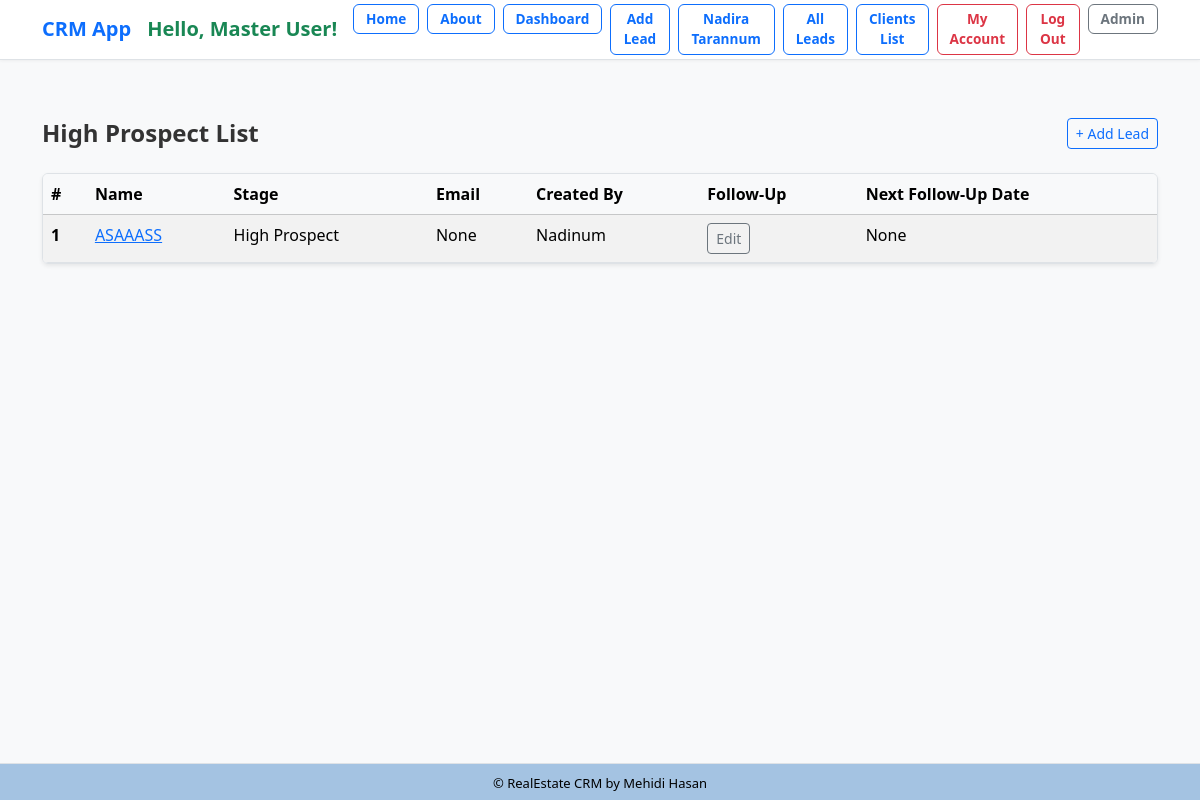
The app's page /leads/high-priority/ (signed in) with its own data.
### lead/models.py (models this page shows, shortened)
class Lead(models.Model):
    LEAD_STAGE_CHOICES = (
        ('lead', 'Lead'),
        ('prospect', 'Prospect'),
        ('high_prospect', 'High Prospect'),
        ('sold_onboard', 'Sold/On-board'),
        ('hold', 'Hold'),
        ('lost', 'Lost'),
        ('junk', 'Junk'),
    )
    PROFESSION_CHOICES = (
        ('doctor', 'Doctor'),
        ('artist', 'Artist'),
        ('engineer', 'Engineer'),
        ('teacher', 'Teacher'),
        ('student', 'Student'),
        ('other', 'Other'),
    )
    PROJECT_CHOICES = (
        ('grand', 'Grand'),
        ('majestic', 'Majestic'),
        ('skyvilla', 'Skyvilla'),
        ('maxus', 'Maxus'),
        ('other', 'Other'),
    )
    PROPERTY_STATUS_CHOICES = (
        ('ready', 'Ready'),
        ('initial', 'Initial'),
        ('going', 'Going'),
    )
    PREFERRED_LOCATION_CHOICES = (
        ('banani', 'Banani'),
        ('gulshan', 'Gulshan'),
        ('badda', 'Badda'),
        ('dhanmondi', 'Dhanmondi'),
        ('other', 'Other'),
    )
    COMPANY_CHOICES = (
        ('rupayanhousing', 'Rupayan Housing'),
        ('rupayancityuttara', 'Rupayan City Uttara'),
        ('other', 'Other'),
    )
    INTERESTED_PROJECT_BUILDING_CHOICES = (
        ('grand-building-12', 'Grand Building 12'),
        ('majestic-building-5', 'Majestic Building 5'),
        ('skyvilla-building-3', 'Skyvilla Building 3'),
        ('maxus-building-8', 'Maxus Building 8'),
        ('other', 'Other'),
    )
    UNIT_SIZE_CHOICES = (
        ('2000-2500', '2000-2500 sqft'),
        ('200-300', '200-300 sqft'),
        ('300-400', '300-400 sqft'),
        ('2500-3000', '2500-3000 sqft'),
        ('3000-3500', '3000-3500 sqft'),
        ('3500-4000', '3500-4000 sqft'),
        ('4000+', '4000+ sqft'),
        ('other', 'Other'),
    )
    PREFERENCE_FLOOR = (
        ('1st', '1st Floor'),
        ('2nd', '2nd Floor'),
        ('3rd', '3rd Floor'),
        ('4th', '4th Floor'),
        ('5th', '5th Floor'),
        ('6th', '6th Floor'),
        ('7th', '7th Floor'),
        ('8th', '8th Floor'),
        ('9th', '9th Floor'),
        ('10th', '10th Floor'),
        ('11th', '11th Floor'),
        ('12th', '12th Floor'),
        ('13th', '13th Floor'),
        ('14th', '14th Floor'),
        ('15th', '15th Floor'),
    )
    FACING_CHOICES = (
        ('east', 'East'),
        ('west', 'West'),
        ('north', 'North'),
        ('south', 'South'),
        ('north-east', 'North-East'),
        ('north-west', 'North-West'),
        ('south-east', 'South-East'),
        ('south-west', 'South-West'),
        ('other', 'Other'),
    )
    VIEW_CHOICES = (
        ('road', 'Road'),
        ('park', 'Park'),
        ('lake', 'Lake'),
        ('city', 'City'),
        ('other', 'Other'),
    )
    BUDGET_CHOICES = (
        ('less-than-50-lakh', 'Less than 50 Lakh'),
        ('less-than-1-crore', 'Less than 1 Crore'),
        ('1-crore-to-2-crore', '1 Crore to 2 Crore'),
        ('2-crore-to-3-crore', '2 Crore to 3 Crore'),
        ('3-crore-to-4-crore', '3 Crore to 4 Crore'),
        ('4-crore-to-5-crore', '4 Crore to 5 Crore'),
        ('more-than-5-crore', 'More than 5 Crore'),
        ('other', 'Other'),
    )
    LEAD_SOURCE_CHOICES = (
        ('sgl', 'SGL'),
        ('walkin', 'Walk-in'),
        ('other', 'Other'),
    )
    SUB_SOURCE_CHOICES = (
        ('ownsource', 'Own Source'),
        ('referral', 'Referral'),
        ('doorto-door', 'Door to Door'),
        ('social-media', 'Social Media'),
        ('online-advertisement', 'Online Advertisement'),
        ('other', 'Other'),
    )
    TEAM_LEADER_CHOICES = (
        ('iktadul', 'Iktadul'),
        ('salman', 'Salman'),
        ('other', 'Other'),
    )
    FOLLOWUP_STATUS_CHOICES = (
        ('call', 'Call'),
        ('email', 'Email'),
        ('int Meeting', 'Int Meeting'),
        ('Ext Meeting', 'Ext Meeting'),
        ('project visit', 'Project Visit'),
        ('sold', 'Sold'),
        ('onboard', 'On-board'),
        ('junk', 'Junk'),
    )
    name = models.CharField("Name", max_length=50)
    team = models.ForeignKey(Team, on_delete=models.CASCADE, null=True, blank=True)
    phone = models.CharField(
    "Phone",
        max_length=11,
        unique=True,
        validators=[
            RegexValidator(
                regex=r'^\d{11}$',
                message='Phone number must contain only numbers.',
                code='invalid_phone'
            )
        ]
    )
    present_address = models.CharField("Present Address", max_length=20, choices=PREFERRED_LOCATION_CHOICES, blank=True, null=True)
    primaryemail = models.EmailField("Primary Email", blank=True, null=True)
    secondaryemail = models.EmailField("Secondary Email", blank=True, null=True)
    profession = models.CharField("Profession", max_length=20, choices=PROFESSION_CHOICES, blank=True, null=True)
    resident = models.CharField("Resident", max_length=100, blank=True, null=True)
    notes = models.TextField("Notes", blank=True, null=True)
    projecttype = models.CharField("Project Type", max_length=20, choices=PROJECT_CHOICES, blank=True, null=True)
    projectstatus = models.CharField("Project Status", max_length=20, choices=PROPERTY_STATUS_CHOICES, default='ready', blank=True, null=True)
    preferred_location = models.CharField("Preferred Location", max_length=20, choices=PREFERRED_LOCATION_CHOICES, blank=True, null=True)
    company = models.CharField("Company", max_length=20, choices=COMPANY_CHOICES, default="rupayancityuttara", null=True)
    interested_project_building = models.CharField("Interested Project Building", max_length=30, choices=INTERESTED_PROJECT_BUILDING_CHOICES, blank=True, null=True)
    unit_size = models.CharField("Unit Size", max_length=20, choices=UNIT_SIZE_CHOICES, blank=True, null=True)
    preference_floor = models.CharField("Preference Floor", max_length=20, choices=PREFERENCE_FLOOR, blank=True, null=True)
    facing = models.CharField("Facing", max_length=20, choices=FACING_CHOICES, blank=True, null=True)
    view = models.CharField("View", max_length=20, choices=VIEW_CHOICES, blank=True, null=True)
    budget = models.CharField("Budget", max_length=20, choices=BUDGET_CHOICES, blank=True, null=True)
    leadsource = models.CharField("Lead Source", max_length=20, choices=LEAD_SOURCE_CHOICES, default='sgl', blank=True, null=True)
    subsource = models.CharField("Sub Source", max_length=20, choices=SUB_SOURCE_CHOICES, default='ownsource',blank=True, null=True)
    teamleader = models.CharField("Team Leader", max_length=20, choices=TEAM_LEADER_CHOICES, default='iktadul',blank=True, null=True)
    description = models.TextField("Description", blank=True, null=True)
    converted_to_client = models.BooleanField("Converted to Client", default=False)
    created_by = models.ForeignKey(User, related_name='leads', on_delete=models.CASCADE)
    created_at = models.DateTimeField("Created At", auto_now_add=True)
    modified_at = models.DateTimeField("Modified At", auto_now=True)
    followup_by = models.CharField("Follow Up By", max_length=50, choices=FOLLOWUP_STATUS_CHOICES, blank=True, null=True)
    lead_status = models.CharField("Lead Status", max_length=20, choices=LEAD_STAGE_CHOICES, default="lead", null=True)
    next_followup_by = models.CharField(max_length=20, choices=FOLLOWUP_STATUS_CHOICES, blank=True, null=True)
    next_followup_date = models.DateField("Next Follow Up Date", blank=True, null=True)
    modified_at = models.DateTimeField(auto_now=True)
    unique_id = models.CharField(max_length=255, unique=True, blank=True, null=True)

### dashboard/views.py (the view)
# urls.py: path('leads/high-priority/', views.high_priority_leads, name='high_priority_leads'),
@login_required
def high_priority_leads(request):
    if request.user.is_superuser:
        leads = Lead.objects.filter( lead_status='high_prospect')
    else:
        leads = Lead.objects.filter( created_by=request.user,  lead_status='high_prospect')  # use actual stored value here
    total_high_priority_leads = leads.count()
    return render(request, 'dashboard/high_priority_leads.html', {
        'leads': leads,
        'total_high_priority_leads': total_high_priority_leads,})

### dashboard/templates/dashboard/high_priority_leads.html (shortened to what this page needs)
{% extends 'crm/base.html' %}
{% block content %}
<div class="d-flex justify-content-between align-items-center mb-4">
    <h1 class="h4 fw-semibold mb-0">High Prospect List</h1>
    <a class="btn btn-outline-primary btn-sm" href="{% url 'lead:addlead' %}">+ Add Lead</a>
</div>
{% if leads %}
    <div class="table-responsive shadow-sm rounded border">
        <table class="table table-hover table-striped mb-0">
            <thead class="table-light">
                <tr>
                    <th scope="col">#</th>
                    <th scope="col">Name</th>
                    <th scope="col">Stage</th>
                    <th scope="col">Email</th>
                    <th scope="col">Created By</th>
                    <th scope="col">Follow-Up</th>
                    <th scope="col" > Next Follow-Up Date</th>
                </tr>
            </thead>
            <tbody>
                {% for lead in leads %}
                    <tr>
                        <th scope="row">{{ forloop.counter }}</th>
                        <td><a href="{% url 'lead:lead_change_history' lead.id %}">{{ lead.name }}</a></td>
                        <td>{{ lead.get_lead_status_display }}</td>
                        <td>{{ lead.primaryemail }}</td>
                        <td>{{ lead.created_by }}</td>
                        <td><a href="{% url 'edit_leads' lead.id %}?redirect_to=high_priority_leads" class="btn btn-sm btn-outline-secondary">Edit</a> </td>
                        <td>{{ lead.next_followup_date }}</td>
                    </tr>
                {% endfor %}
            </tbody>
        </table>
    </div>
{% else %}
    <div class="alert alert-light border text-center" role="alert">
        No leads found.
    </div>
{% endif %}
{% endblock %}

### crm/templates/crm/base.html (shortened to what this page needs)
{% load static %}
<!DOCTYPE html>
<html lang="en">
<head>
  <link href="https://cdn.jsdelivr.net/npm/bootstrap@5.3.3/dist/css/bootstrap.min.css" rel="stylesheet">
  <link rel="stylesheet" type="text/css" href="{% static 'css/styles.css' %}">
</head>
<body>
  <nav class="navbar navbar-expand-lg navbar-light bg-white border-bottom py-1 fixed-top" >
    <div class="container">
<a class="navbar-brand fw-bold text-primary d-flex align-items-center" href="{% url 'index' %}">
  <span class="me-3">CRM App</span>
  {% if request.user.is_authenticated %}
    {% if user.first_name or user.last_name %}
      <span class="text-success fw-bold">
        Hello, {{ user.first_name }} {{ user.last_name }}!
      </span>
    {% else %}
      <span class="text-success fw-bold">Hello!</span>
    {% endif %}
  {% endif %}
</a>
      <div class="collapse navbar-collapse justify-content-end" id="navbarContent">
        <ul class="navbar-nav gap-2">
          <li class="nav-item">
            <a class="btn btn-outline-primary fw-bold  btn-sm" href="{% url 'index' %}">Home</a>
          </li>
          <li class="nav-item">
            <a class="btn btn-outline-primary fw-bold btn-sm" href="{% url 'about' %}">About</a>
          </li>
          {% if request.user.is_authenticated %}
            <li class="nav-item">
              <a class="btn btn-outline-primary fw-bold btn-sm" href="{% url 'dashboard' %}">Dashboard</a>
            </li>
            <li class="nav-item">
              <a class="btn btn-outline-primary fw-bold btn-sm" href="{% url 'lead:addlead' %}">Add Lead</a>
            </li>
            {% if request.user.username == "CRM" or request.user.username == "Nadira" %}
              <li class="nav-item">
                <a class="btn btn-outline-primary fw-bold btn-sm" href="{% url 'nadira' %}">Nadira Tarannum</a>
              </li>
            {% endif %}
            <li class="nav-item">
              <a class="btn btn-outline-primary fw-bold btn-sm" href="{% url 'lead:leads_list' %}">All Leads</a>
            </li>
            <li class="nav-item">
              <a class="btn btn-outline-primary fw-bold btn-sm" href="{% url 'client_list' %}">Clients List</a>
            </li>
            <li class="nav-item">
              <a class="btn btn-outline-danger fw-bold btn-sm" href="{% url 'myaccount' %}">My Account</a>
            </li>
            <li>
              <a href="{% url 'logout' %}" class="btn btn-outline-danger fw-bold btn-sm">
            Log Out
          </a>
            </li>
            <li class="nav-item">
              <a class="btn btn-outline-secondary fw-bold btn-sm" href="{% url 'admin:index' %}">Admin</a>
            </li>
          {% endif %}
        </ul>
      </div>
    </div>
  </nav>
  <div class="container mt-5 position-relative overflow-hidden" style="min-height: 60vh; z-index: 0;">
    {% block content %}{% endblock %}
  </div>
<footer class="text-center fixed-bottom" style="background-color: #a4c3e2; padding: 6px 0; border-top: 1px solid #dee2e6;">
  <div class="container">
    <span style="color: #000; font-size: 13px;">&copy; {{ now|date:"Y" }} RealEstate CRM by Mehidi Hasan</span>
  </div>
</footer>
</body>
</html>

### crm/static/css/styles.css (style rules this page uses)
body { font-family: "Segoe UI", Roboto, sans-serif; background-color: #f8f9fa; }
.navbar { box-shadow: 0 1px 3px rgba(0, 0, 0, 0.05); }
.navbar .btn { padding: 4px 12px; font-size: 0.85rem; border-radius: 0.375rem; }
.container h1, .container h3 { color: #333; }
.table thead th { position: sticky; top: 0; background-color: #f8f9fa; z-index: 10; }

### crm/templates/crm/base.html (style rules this page uses)
body { padding-top: 70px; padding-bottom: 60px; }

### records on screen
Lead: name "ASAAASS", lead_status "High Prospect", primaryemail "None", created_by "Nadinum", next_followup_date "None"

### other values on screen
{{ user.first_name }} "Master"
{{ user.last_name }} "User"
